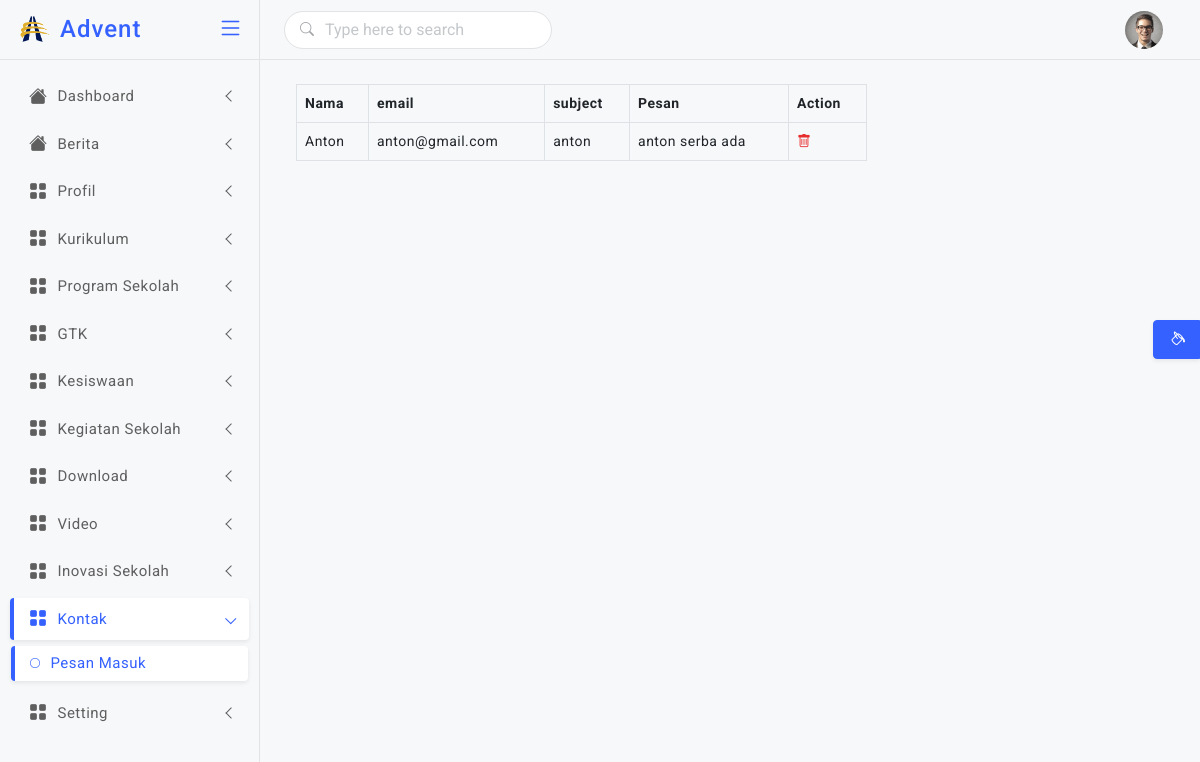
The app's page /backend/contact/ (signed in), older data.
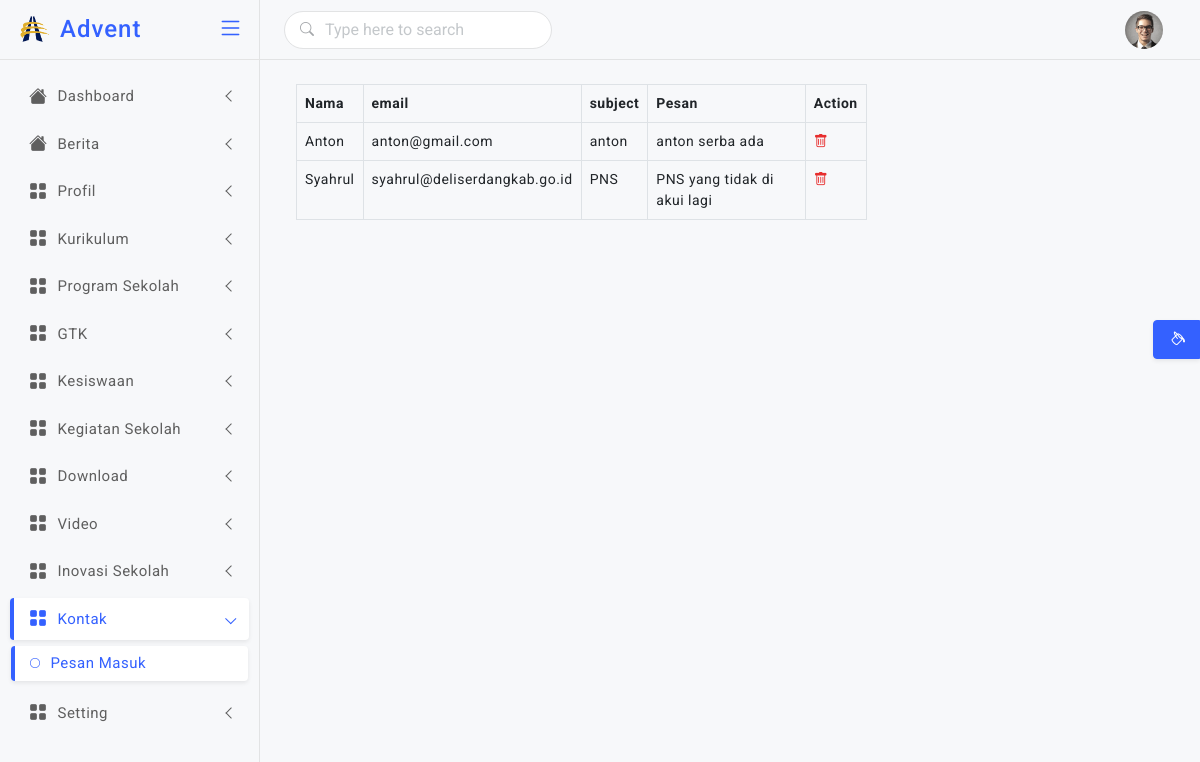
The same page, newer data.
### beranda/models.py (models this page shows)
class Contact(models.Model):
    nama = models.CharField(max_length=255)
    email = models.EmailField(default="")
    subject = models.CharField(max_length=255)
    pesan   = models.TextField()
    def __str__(self):
        return self.nama

### backend/views.py (the view)
# urls.py: path('contact/',views.contact, name='contact'),
@login_required(login_url=settings.LOGIN_URL)
def contact(request):
    contact = Contact.objects.all()
    context ={
        'title':'Contact',
        'contact':contact
    }
    return render(request,'backend/contact.html',context)

### backend/templates/backend/contact.html
{% extends "backend/master.html" %}
{% block dashboard %}
<div class="container">
    <div class="row">
        <div class="col-md-8">
            <table class="table table-hover table-bordered">
                <tr>
                    <th>Nama</th>
                    <th>email</th>
                    <th>subject</th>
                    <th>Pesan</th>
                    <th>Action</th>
                </tr>
                    {% for c in contact  %}
                <tr>
                    <td>{{c.nama}}</td>
                    <td>{{c.email}}</td>
                    <td>{{c.subject}}</td>
                    <td>{{c.pesan}}</td>
                    <td>
                        <a href="{% url 'hapus-contact' c.id %}"><i class="bi bi-trash text-danger"></i></a>
                    </td>
                </tr>
                    {% endfor %}
            </table>
        </div>
    </div>
</div>
{% endblock dashboard %}

Row changes from the older to the newer data that the page shows:
added Contact: nama "Syahrul", email "syahrul@deliserdangkab.go.id", subject "PNS", pesan "PNS yang tidak di akui lagi"
